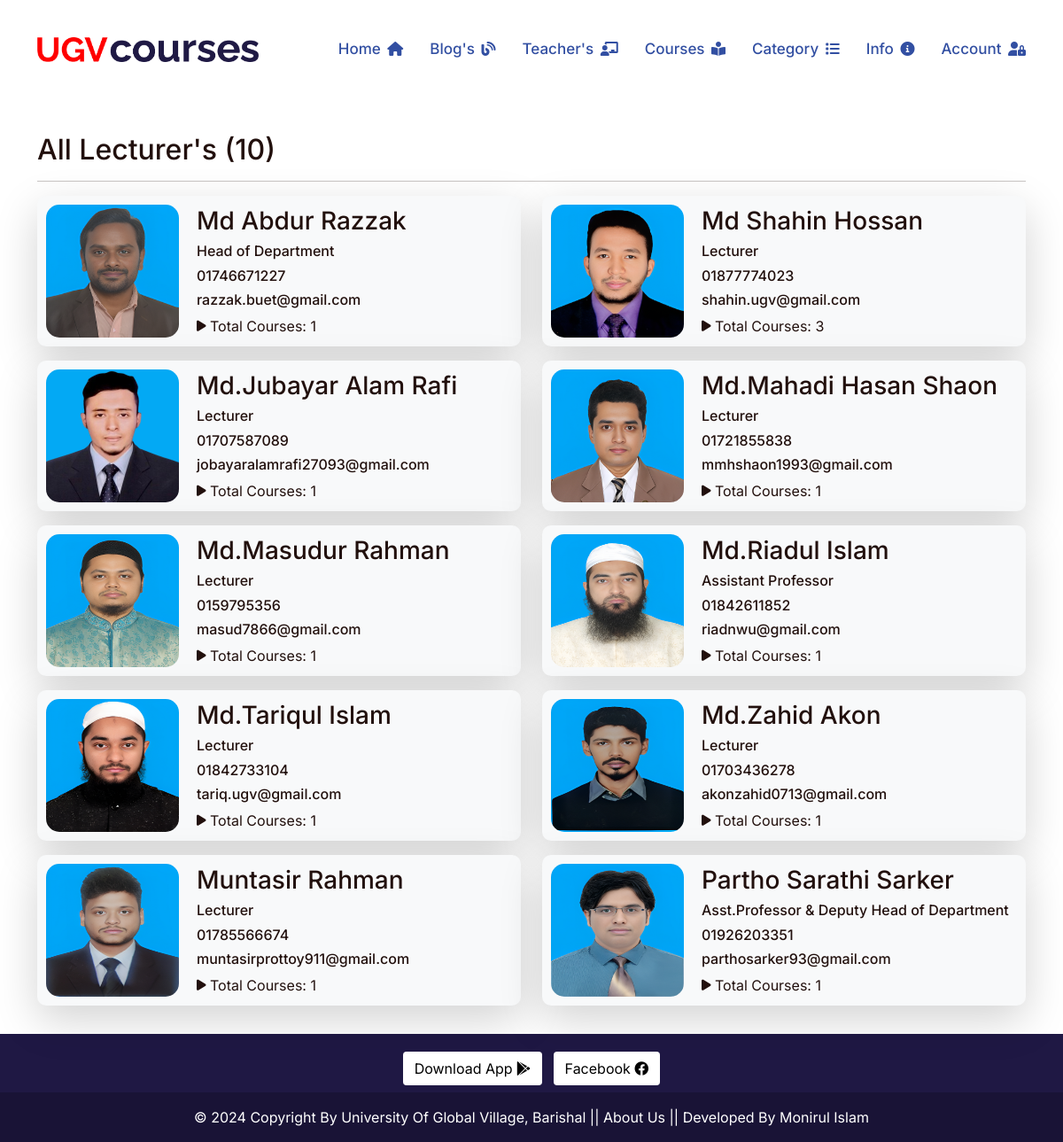
Page /author_list/ on the committed database.
### lms/models.py (models this page shows, shortened)
class SiteInfo(models.Model):
    site_name = models.CharField(max_length=50)
    site_logo = models.ImageField(
        upload_to="site_logo/",
        validators=[FileExtensionValidator(allowed_extensions=['png','jpeg','jpg'])]
        )
    phone_regex = RegexValidator(
        regex=r'^\+?1?\d{9,15}$',
        message="Phone number must be entered in the format: '+088'. Up to 15 digits allowed."
    )
    phone = models.CharField(validators=[phone_regex], max_length=15)

class Author(models.Model):
    name = models.CharField(max_length=100, unique=True)
    image = models.ImageField(
        upload_to='author_images/',
        validators=[FileExtensionValidator(allowed_extensions=['jpg', 'jpeg', 'png'])]
        )
    designation = models.CharField(max_length=150)
    phone_regex = RegexValidator(
        regex=r'^\+?1?\d{9,15}$',  # Example regex for international phone numbers
        message="Phone number must be entered in the format: '+880 1XXX NNNNNN'. Up to 15 digits allowed."
    )
    phone_number = models.CharField(validators=[phone_regex], max_length=16, blank=True, null=True)
    email =models.EmailField(max_length=50)
    slug = models.SlugField(null=True, blank=True)

### lms/views.py (the view)
# urls.py: path('author_list/', author_list, name='author_list'),
def author_list(request):
    authors = Author.objects.annotate(total_courses=Count('course_author'))
    author_count = authors.count()
    context = {
        'authors': authors,
        'author_count': author_count,
    }
    return render(request, 'author_list.html', context)

### lms/context_processors.py (called while the page is built)
def get_all_categories(request):
    categories = Category.objects.all()
    category_counts = []
    for category in categories:
        course_count = Course.objects.filter(category=category).count()
        if course_count > 0:  # Only include non-empty categories
            category_counts.append({'category': category, 'course_count': course_count})
    context = {
        "categories":categories,
        "category_counts": category_counts,
    }
    return context

def siteinfo(request):
    siteinfo = SiteInfo.objects.all()
    context ={
        'siteinfo': siteinfo,
    }
    return context

### templates/author_list.html (shortened to what this page needs)
{% extends 'base.html' %}
{% load static %}
{% block content %}
<div class="container" style="margin-top: 150px;">
    <h1>All Lecturer's ({{ author_count }})</h1>
    <hr>
    <div class="row">
        {% for author in authors  %}
            <div class="col-md-6 mb-3 ">
                <a href="{% url 'author_details' author.slug %}" class="author-card text-decoration-none shadow-lg">
                    <div>
                        <img src="{{ author.image.url }}" alt="{{ author.name }} Image">
                    </div>
                    <div class="author-details">
                        <h3>{{ author.name }}</h3>
                        <h6>{{ author.designation }}</h6>
                        <h6>{{ author.phone_number }}</h6>
                        <h6>{{ author.email }} </h6>
                        <span><i class="fa-solid fa-play fa-sm"></i> Total Courses: {{ author.total_courses }} </span>
                    </div>
                </a>
            </div>
        {% endfor %}
    </div>
</div>
{% endblock content %}

### templates/base.html (shortened to what this page needs)
{% load static %}
<!DOCTYPE html>
<html lang="en">
  <head>
    <link rel="stylesheet" href="{% static 'assets/css/bootstrap.min.css' %}" />
    <link
      rel="stylesheet"
      href="{% static 'assets/plugins/fontawesome/css/fontawesome.min.css' %}"
    />
    <link
      rel="stylesheet"
      href="{% static 'assets/plugins/fontawesome/css/all.min.css' %}"
    />
    <link
      rel="stylesheet"
      href="{% static 'assets/css/owl.carousel.min.css' %}"
    />
    <link
      rel="stylesheet"
      href="{% static 'assets/css/owl.theme.default.min.css' %}"
    />
    <link
      rel="stylesheet"
      href="{% static 'assets/plugins/slick/slick.css' %}"
    />
    <link
      rel="stylesheet"
      href="{% static 'assets/plugins/slick/slick-theme.css' %}"
    />
    <link
      rel="stylesheet"
      href="{% static 'assets/plugins/select2/css/select2.min.css' %}"
    />
    <link rel="stylesheet" href="{% static 'assets/plugins/aos/aos.css' %}" />
    <link rel="stylesheet" href="{% static 'assets/css/style.css' %}" />
    <link rel="stylesheet" href="{% static 'assets/css/custom.css' %}" />
  </head>
  <body>
    <div class="main-wrapper">
      {% include 'header.html' %}
      {% block content %}
      {% endblock content %}
      {% include 'footer.html' %}
    </div>
  </body>
</html>

### templates/header.html (shortened to what this page needs)
{% load static %}
  <header class="header header-two">
    <div class="header-fixed">
      <nav class="navbar navbar-expand-lg header-nav scroll-sticky">
        <div class="container">
          <div class="navbar-header">
            {% for site in siteinfo %}
            <a href="{% url 'home' %}" class="navbar-brand logo ">
              <img  src="{{site.site_logo.url}}" class="myimg" alt="Logo" />
            </a>
            {% endfor %}
          </div>
          <div class="main-menu-wrapper">
            <ul class="main-nav">
              <li>
                <a href="{% url 'home' %}">Home <i class="fa-solid fa-house" style="font-size: 16px;"></i></a>
              </li>
              <li><a href="http://192.168.225.31:8000/">Blog's <i class="fa-solid fa-blog" style="font-size: 16px;"></i></a></li>
              <li>
                <a href="{% url 'author_list' %}">Teacher's <i class="fas fa-chalkboard-teacher" style="font-size: 16px;"></i></a>
              </li>
              <li >
                <a href="{% url 'courses' %}">Courses <i class="fa-solid fa-book-open-reader" style="font-size: 16px;"></i></a>
              </li>
              <li class="has-submenu menu-effect" >
                <a href="javascript:void(0)">Category <i class="fa-solid fa-list" style="font-size: 16px;"></i></a>
              </li>
              <li class="has-submenu menu-effect">
                <a href="javascript:void(0)">Info <i class="fa-solid fa-circle-info" style="font-size: 16px;"></i></a>
              </li>
              {% if request.user.is_authenticated %}
              <li class="has-submenu menu-effect">
                <a href="javascript:void(0)"> {{request.user.username}}<i class="fa-solid fa-circle-chevron-down" style="font-size: 16px;"></i></a>
                <ul class="submenu">
                  <li><a href="{% url 'dashboard' %}"><i class="fa fa-shopping-cart" aria-hidden="true"></i> Enrolled Courses</a></li>
                  <li><a href="{% url 'wishlist' %}"><i class="fa fa-bookmark"></i> Wishlist Courses</a></li>
                  <li><a href="{% url 'custom_logout' %}"><i class="fa fa-sign-out" aria-hidden="true"></i> Logout</a></li>
                </ul>
              </li>
              {% else %}
              <li class="has-submenu menu-effect">
                <a href="javascript:void(0)">Account <i class="fa-solid fa-user-lock" style="font-size: 16px;"></i></a>
              </li>
              {% endif %}
            </ul>
          </div>
        </div>
      </nav>
    </div>
  </header>

### templates/footer.html (shortened to what this page needs)
{% load static %}
{% load static %}
<div  class="container-fluid my-3 custom-container">
<footer class=" text-center text-white" style="background-color: #1F1844;">
  <div class="container-fluid p-3 pb-0">
    <section class="mb-1">
      <a class="btn btn-floating m-1 "  style="background-color: white; color:black;" href="#" role="button"
        >Download App  <i class="fa-brands fa-google-play"></i>
     </a>
      <a class="btn  btn-floating m-1" style="background-color: white; color:black;" href="https://www.facebook.com/ugvbarisal/" role="button"
        > Facebook <i class="fa-brands fa-facebook"></i>
      </a>
    </section>
  </div>
  <div class="text-center p-3" style="background-color: rgba(0, 0, 0, 0.2);">
    <a  class="text-white" target="_blank" href="https://ugv.edu.bd/">© 2024 Copyright By University Of Global Village, Barishal</a> ||
    <a class="text-white"  href="{% url 'about' %}">About Us</a> ||
    <a class="text-white" target="_blank" href="https://www.facebook.com/moniruldevelopers"> Developed By Monirul Islam</a>
  </div>
</footer>
</div>

### lms/static/assets/css/custom.css (style rules this page uses)
.myimg { max-width: 250px !important; }
.author-card { display: flex; align-items: center; justify-content: space-between; text-align: left; background-color: #f8f9fa; padding: 10px; border-radius: 10px; transition: background-color 0.3s; }
.author-card img { width: 150px; height: 150px; border-radius: 10%; margin-right: 20px; }
.author-details { flex-grow: 1; }

### templates/footer.html (style rules this page uses)
.custom-container { padding-left: 0; padding-right: 0; }

### rows in the picture
SiteInfo: site_logo (picture)
Author: image (picture), name "Md Abdur Razzak", designation "Head of Department", phone_number "01746671227", email "razzak.buet@gmail.com", total_courses "1"
Author: image (picture), name "Md Shahin Hossan", designation "Lecturer", phone_number "01877774023", email "shahin.ugv@gmail.com", total_courses "3"
Author: image (picture), name "Md.Jubayar Alam Rafi", designation "Lecturer", phone_number "01707587089", email "jobayaralamrafi27093@gmail.com", total_courses "1"
Author: image (picture), name "Md.Mahadi Hasan Shaon", designation "Lecturer", phone_number "01721855838", email "mmhshaon1993@gmail.com", total_courses "1"
Author: image (picture), name "Md.Masudur Rahman", designation "Lecturer", phone_number "0159795356", email "masud7866@gmail.com", total_courses "1"
Author: image (picture), name "Md.Riadul Islam", designation "Assistant Professor", phone_number "01842611852", email "riadnwu@gmail.com", total_courses "1"
Author: image (picture), name "Md.Tariqul Islam", designation "Lecturer", phone_number "01842733104", email "tariq.ugv@gmail.com", total_courses "1"
Author: image (picture), name "Md.Zahid Akon", designation "Lecturer", phone_number "01703436278", email "akonzahid0713@gmail.com", total_courses "1"
Author: image (picture), name "Muntasir Rahman", designation "Lecturer", phone_number "01785566674", email "muntasirprottoy911@gmail.com", total_courses "1"
Author: image (picture), name "Partho Sarathi Sarker", designation "Asst.Professor & Deputy Head of Department", phone_number "01926203351", email "parthosarker93@gmail.com", total_courses "1"

### other values in the picture
{{ author_count }} "10"
